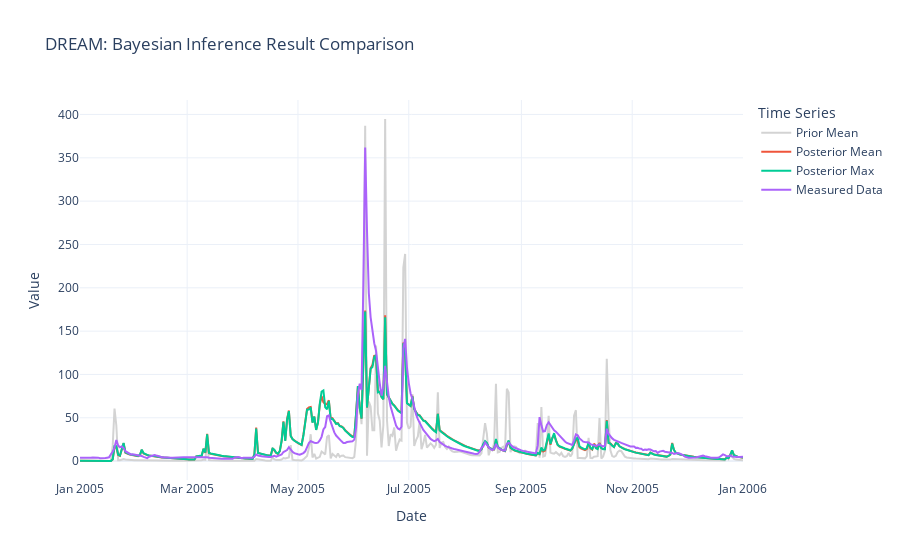

The cell this chart's notebook holds for it:
### Code cell
fig = go.Figure()
model.get_start_date
dates = model.get_simulation_range()
fig.add_trace(
    go.Scatter(
        x=dates,
        y=prior_means,
        mode="lines",
        name="Prior Mean",
        line=dict(color="lightgrey"),
    )
)
fig.add_trace(
    go.Scatter(x=dates, y=posterior_mean, mode="lines", name="Posterior Mean")
)
fig.add_trace(go.Scatter(x=dates, y=posterior_max, mode="lines", name="Posterior Max"))
fig.add_trace(go.Scatter(x=dates, y=measured_data, mode="lines", name="Measured Data"))

# Update layout
fig.update_layout(
    title="DREAM: Bayesian Inference Result Comparison",
    xaxis_title="Date",
    yaxis_title="Value",
    legend_title="Time Series",
    hovermode="x unified",
    template="plotly_white",
)

fig.show()

### Figure 1 — Plotly figure (JSON) as saved in the notebook; plotly's stock layout.template omitted (floating-point values rounded to 4 significant figures; data arrays with more than 128 entries replaced by an {"elided": "..."} marker saying what was removed)
{"data": [{"line": {"color": "lightgrey"}, "mode": "lines", "name": "Prior Mean", "type": "scatter", "x": {"elided": "366 str values"}, "y": {"elided": "366 float values"}}, {"mode": "lines", "name": "Posterior Mean", "type": "scatter", "x": {"elided": "366 str values"}, "y": {"elided": "366 float values"}}, {"mode": "lines", "name": "Posterior Max", "type": "scatter", "x": {"elided": "366 str values"}, "y": {"elided": "366 float values"}}, {"mode": "lines", "name": "Measured Data", "type": "scatter", "x": {"elided": "366 str values"}, "y": {"elided": "366 float values"}}], "layout": {"hovermode": "x unified", "legend": {"title": {"text": "Time Series"}}, "title": {"text": "DREAM: Bayesian Inference Result Comparison"}, "xaxis": {"title": {"text": "Date"}}, "yaxis": {"title": {"text": "Value"}}}}
